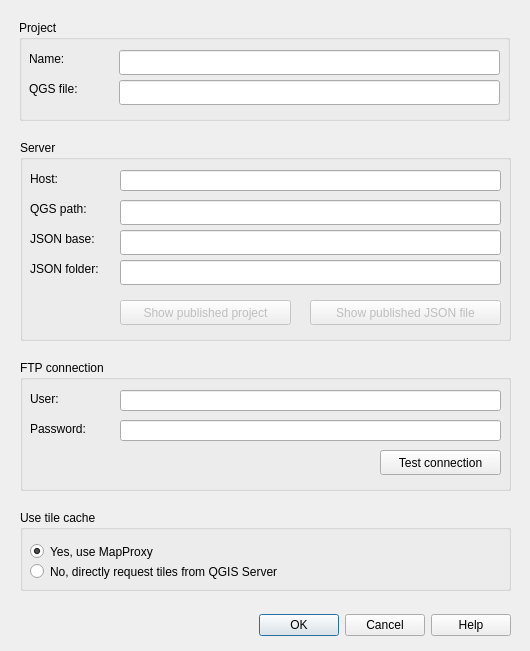
<?xml version="1.0" encoding="UTF-8"?>
<ui version="4.0">
 <class>QgsLayerParserDialogBase</class>
 <widget class="QDialog" name="QgsLayerParserDialogBase">
  <property name="geometry">
   <rect>
    <x>0</x>
    <y>0</y>
    <width>530</width>
    <height>651</height>
   </rect>
  </property>
  <property name="windowTitle">
   <string>Qgs Layer Parser</string>
  </property>
  <widget class="QDialogButtonBox" name="buttonBoxSettings">
   <property name="geometry">
    <rect>
     <x>20</x>
     <y>610</y>
     <width>491</width>
     <height>30</height>
    </rect>
   </property>
   <property name="layoutDirection">
    <enum>Qt::LeftToRight</enum>
   </property>
   <property name="orientation">
    <enum>Qt::Horizontal</enum>
   </property>
   <property name="standardButtons">
    <set>QDialogButtonBox::Cancel|QDialogButtonBox::Help|QDialogButtonBox::Ok</set>
   </property>
   <property name="centerButtons">
    <bool>false</bool>
   </property>
  </widget>
  <widget class="QGroupBox" name="groupFtp">
   <property name="geometry">
    <rect>
     <x>20</x>
     <y>360</y>
     <width>491</width>
     <height>131</height>
    </rect>
   </property>
   <property name="title">
    <string>FTP connection</string>
   </property>
   <widget class="QLabel" name="labelUser">
    <property name="geometry">
     <rect>
      <x>10</x>
      <y>30</y>
      <width>67</width>
      <height>17</height>
     </rect>
    </property>
    <property name="text">
     <string>User:</string>
    </property>
   </widget>
   <widget class="QLabel" name="labelPassword">
    <property name="geometry">
     <rect>
      <x>10</x>
      <y>60</y>
      <width>71</width>
      <height>17</height>
     </rect>
    </property>
    <property name="text">
     <string>Password:</string>
    </property>
   </widget>
   <widget class="QLineEdit" name="inputUser">
    <property name="geometry">
     <rect>
      <x>100</x>
      <y>30</y>
      <width>381</width>
      <height>21</height>
     </rect>
    </property>
    <property name="text">
     <string/>
    </property>
   </widget>
   <widget class="QgsPasswordLineEdit" name="inputPassword">
    <property name="geometry">
     <rect>
      <x>100</x>
      <y>60</y>
      <width>381</width>
      <height>21</height>
     </rect>
    </property>
    <property name="text">
     <string/>
    </property>
   </widget>
   <widget class="QPushButton" name="buttonTest">
    <property name="geometry">
     <rect>
      <x>360</x>
      <y>90</y>
      <width>121</width>
      <height>25</height>
     </rect>
    </property>
    <property name="text">
     <string>Test connection</string>
    </property>
   </widget>
  </widget>
  <widget class="QGroupBox" name="groupCache">
   <property name="geometry">
    <rect>
     <x>20</x>
     <y>510</y>
     <width>491</width>
     <height>81</height>
    </rect>
   </property>
   <property name="title">
    <string>Use tile cache</string>
   </property>
   <widget class="QRadioButton" name="radioQgisserver">
    <property name="geometry">
     <rect>
      <x>10</x>
      <y>50</y>
      <width>461</width>
      <height>23</height>
     </rect>
    </property>
    <property name="toolTip">
     <string>Not using the tile proxy should be avoided for production servers.</string>
    </property>
    <property name="text">
     <string>No, directly request tiles from QGIS Server</string>
    </property>
    <property name="checked">
     <bool>false</bool>
    </property>
   </widget>
   <widget class="QRadioButton" name="radioMapproxy">
    <property name="geometry">
     <rect>
      <x>10</x>
      <y>30</y>
      <width>461</width>
      <height>23</height>
     </rect>
    </property>
    <property name="toolTip">
     <string>In case you changed the symbology of any layer, you have to empty the specific mapproxy layer at /opt/mappproxy/ssa/cache_data
In cased you changed any layer or group name, you have to change mapproxy configuration file at /opt/mappproxy/ssa/mapproxy.json</string>
    </property>
    <property name="text">
     <string>Yes, use MapProxy </string>
    </property>
    <property name="checked">
     <bool>true</bool>
    </property>
   </widget>
  </widget>
  <widget class="QGroupBox" name="groupProject">
   <property name="geometry">
    <rect>
     <x>19</x>
     <y>20</y>
     <width>491</width>
     <height>101</height>
    </rect>
   </property>
   <property name="title">
    <string>Project</string>
   </property>
   <widget class="QLineEdit" name="inputProjectName">
    <property name="geometry">
     <rect>
      <x>100</x>
      <y>30</y>
      <width>381</width>
      <height>25</height>
     </rect>
    </property>
   </widget>
   <widget class="QLabel" name="labelProject">
    <property name="geometry">
     <rect>
      <x>10</x>
      <y>30</y>
      <width>81</width>
      <height>17</height>
     </rect>
    </property>
    <property name="text">
     <string>Name:</string>
    </property>
   </widget>
   <widget class="QLineEdit" name="inputQgsFile">
    <property name="geometry">
     <rect>
      <x>100</x>
      <y>60</y>
      <width>381</width>
      <height>25</height>
     </rect>
    </property>
    <property name="text">
     <string/>
    </property>
   </widget>
   <widget class="QLabel" name="labelQgsFile">
    <property name="geometry">
     <rect>
      <x>10</x>
      <y>60</y>
      <width>81</width>
      <height>17</height>
     </rect>
    </property>
    <property name="text">
     <string>QGS file:</string>
    </property>
   </widget>
  </widget>
  <widget class="QGroupBox" name="groupServer">
   <property name="geometry">
    <rect>
     <x>20</x>
     <y>140</y>
     <width>491</width>
     <height>201</height>
    </rect>
   </property>
   <property name="title">
    <string>Server</string>
   </property>
   <widget class="QLineEdit" name="inputQgsPath">
    <property name="geometry">
     <rect>
      <x>100</x>
      <y>60</y>
      <width>381</width>
      <height>25</height>
     </rect>
    </property>
   </widget>
   <widget class="QLabel" name="labelQgsPath">
    <property name="geometry">
     <rect>
      <x>10</x>
      <y>60</y>
      <width>81</width>
      <height>17</height>
     </rect>
    </property>
    <property name="text">
     <string>QGS path:</string>
    </property>
   </widget>
   <widget class="QLineEdit" name="inputJsonPath">
    <property name="geometry">
     <rect>
      <x>100</x>
      <y>90</y>
      <width>381</width>
      <height>25</height>
     </rect>
    </property>
   </widget>
   <widget class="QLabel" name="labelJsonPath">
    <property name="geometry">
     <rect>
      <x>10</x>
      <y>90</y>
      <width>81</width>
      <height>17</height>
     </rect>
    </property>
    <property name="text">
     <string>JSON base:</string>
    </property>
   </widget>
   <widget class="QPushButton" name="buttonShowProject">
    <property name="enabled">
     <bool>false</bool>
    </property>
    <property name="geometry">
     <rect>
      <x>100</x>
      <y>160</y>
      <width>171</width>
      <height>25</height>
     </rect>
    </property>
    <property name="text">
     <string>Show published project</string>
    </property>
   </widget>
   <widget class="QPushButton" name="buttonShowJson">
    <property name="enabled">
     <bool>false</bool>
    </property>
    <property name="geometry">
     <rect>
      <x>290</x>
      <y>160</y>
      <width>191</width>
      <height>25</height>
     </rect>
    </property>
    <property name="text">
     <string>Show published JSON file</string>
    </property>
   </widget>
   <widget class="QLineEdit" name="inputHost">
    <property name="geometry">
     <rect>
      <x>100</x>
      <y>30</y>
      <width>381</width>
      <height>21</height>
     </rect>
    </property>
    <property name="text">
     <string/>
    </property>
   </widget>
   <widget class="QLabel" name="labelHost">
    <property name="geometry">
     <rect>
      <x>10</x>
      <y>30</y>
      <width>81</width>
      <height>17</height>
     </rect>
    </property>
    <property name="text">
     <string>Host:</string>
    </property>
   </widget>
   <widget class="QLabel" name="labelJsonPath2">
    <property name="geometry">
     <rect>
      <x>10</x>
      <y>120</y>
      <width>91</width>
      <height>17</height>
     </rect>
    </property>
    <property name="text">
     <string>JSON folder:</string>
    </property>
   </widget>
   <widget class="QLineEdit" name="inputJsonPath2">
    <property name="geometry">
     <rect>
      <x>100</x>
      <y>120</y>
      <width>381</width>
      <height>25</height>
     </rect>
    </property>
   </widget>
  </widget>
 </widget>
 <customwidgets>
  <customwidget>
   <class>QgsPasswordLineEdit</class>
   <extends>QLineEdit</extends>
   <header>qgspasswordlineedit.h</header>
  </customwidget>
 </customwidgets>
 <resources/>
 <connections>
  <connection>
   <sender>buttonBoxSettings</sender>
   <signal>accepted()</signal>
   <receiver>QgsLayerParserDialogBase</receiver>
   <slot>accept()</slot>
   <hints>
    <hint type="sourcelabel">
     <x>20</x>
     <y>20</y>
    </hint>
    <hint type="destinationlabel">
     <x>20</x>
     <y>20</y>
    </hint>
   </hints>
  </connection>
  <connection>
   <sender>buttonBoxSettings</sender>
   <signal>rejected()</signal>
   <receiver>QgsLayerParserDialogBase</receiver>
   <slot>reject()</slot>
   <hints>
    <hint type="sourcelabel">
     <x>20</x>
     <y>20</y>
    </hint>
    <hint type="destinationlabel">
     <x>20</x>
     <y>20</y>
    </hint>
   </hints>
  </connection>
 </connections>
</ui>
